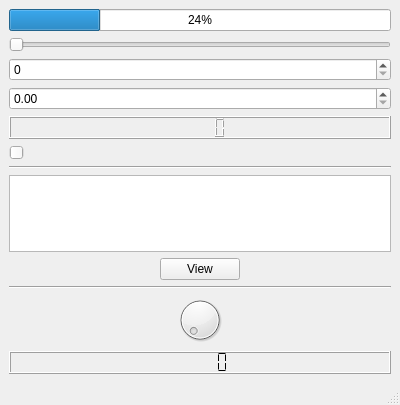
<?xml version="1.0" encoding="UTF-8"?>
<ui version="4.0">
 <class>MainWindow</class>
 <widget class="QMainWindow" name="MainWindow">
  <property name="geometry">
   <rect>
    <x>0</x>
    <y>0</y>
    <width>400</width>
    <height>405</height>
   </rect>
  </property>
  <property name="windowTitle">
   <string>MainWindow</string>
  </property>
  <widget class="QWidget" name="centralwidget">
   <layout class="QVBoxLayout" name="verticalLayout">
    <item>
     <layout class="QVBoxLayout" name="verticalLayout_3">
      <item>
       <widget class="QProgressBar" name="progressBar">
        <property name="value">
         <number>24</number>
        </property>
       </widget>
      </item>
      <item>
       <widget class="QSlider" name="horizontalSlider">
        <property name="orientation">
         <enum>Qt::Horizontal</enum>
        </property>
       </widget>
      </item>
      <item>
       <widget class="QSpinBox" name="spinBox"/>
      </item>
      <item>
       <widget class="QDoubleSpinBox" name="doubleSpinBox"/>
      </item>
      <item>
       <widget class="QLCDNumber" name="lcdNumber"/>
      </item>
      <item>
       <widget class="QSlider" name="verticalSlider">
        <property name="orientation">
         <enum>Qt::Vertical</enum>
        </property>
       </widget>
      </item>
     </layout>
    </item>
    <item>
     <widget class="Line" name="line_2">
      <property name="orientation">
       <enum>Qt::Horizontal</enum>
      </property>
     </widget>
    </item>
    <item>
     <layout class="QHBoxLayout" name="horizontalLayout">
      <item>
       <widget class="QTableView" name="tableView"/>
      </item>
     </layout>
    </item>
    <item>
     <layout class="QHBoxLayout" name="horizontalLayout_2">
      <item>
       <spacer name="horizontalSpacer">
        <property name="orientation">
         <enum>Qt::Horizontal</enum>
        </property>
        <property name="sizeHint" stdset="0">
         <size>
          <width>40</width>
          <height>20</height>
         </size>
        </property>
       </spacer>
      </item>
      <item>
       <widget class="QPushButton" name="ViewButton">
        <property name="text">
         <string>View</string>
        </property>
       </widget>
      </item>
      <item>
       <spacer name="horizontalSpacer_2">
        <property name="orientation">
         <enum>Qt::Horizontal</enum>
        </property>
        <property name="sizeHint" stdset="0">
         <size>
          <width>40</width>
          <height>20</height>
         </size>
        </property>
       </spacer>
      </item>
     </layout>
    </item>
    <item>
     <widget class="Line" name="line">
      <property name="orientation">
       <enum>Qt::Horizontal</enum>
      </property>
     </widget>
    </item>
    <item>
     <widget class="QDial" name="dial"/>
    </item>
    <item>
     <widget class="QLCDNumber" name="lcdNumber_2">
      <property name="smallDecimalPoint">
       <bool>true</bool>
      </property>
      <property name="digitCount">
       <number>5</number>
      </property>
      <property name="mode">
       <enum>QLCDNumber::Dec</enum>
      </property>
      <property name="segmentStyle">
       <enum>QLCDNumber::Flat</enum>
      </property>
      <property name="value" stdset="0">
       <double>0.000000000000000</double>
      </property>
     </widget>
    </item>
   </layout>
  </widget>
  <widget class="QMenuBar" name="menubar">
   <property name="geometry">
    <rect>
     <x>0</x>
     <y>0</y>
     <width>400</width>
     <height>22</height>
    </rect>
   </property>
  </widget>
  <widget class="QStatusBar" name="statusbar"/>
 </widget>
 <resources/>
 <connections/>
</ui>
